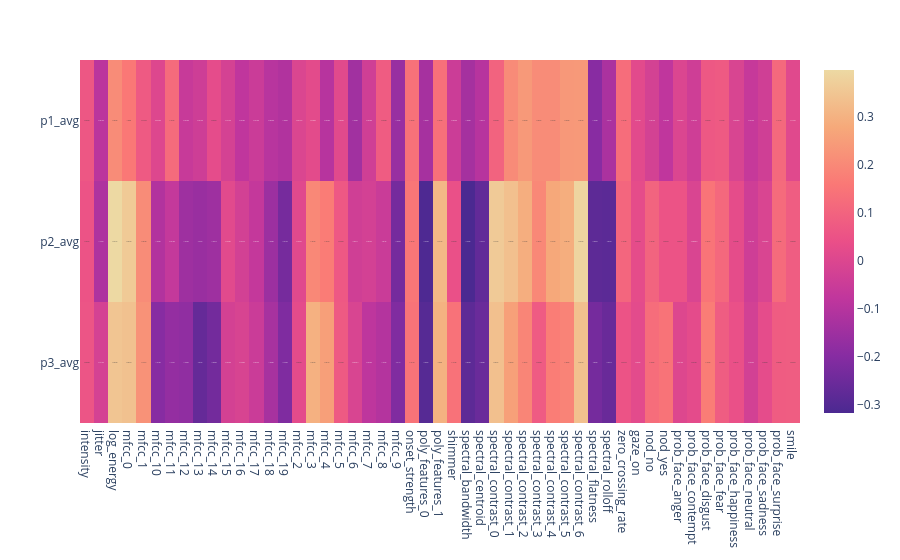

Notebook cell for this chart:
### Code cell
fig_corr

### Figure 1 — Plotly figure (JSON) as saved in the notebook; plotly's stock layout.template omitted (floating-point values rounded to 4 significant figures; data arrays with more than 128 entries replaced by an {"elided": "..."} marker saying what was removed)
{"data": [{"coloraxis": "coloraxis", "hovertemplate": "x: %{x}<br>y: %{y}<br>color: %{z}<extra></extra>", "name": "0", "texttemplate": "%{z}", "type": "heatmap", "x": ["intensity", "jitter", "log_energy", "mfcc_0", "mfcc_1", "mfcc_10", "mfcc_11", "mfcc_12", "mfcc_13", "mfcc_14", "mfcc_15", "mfcc_16", "mfcc_17", "mfcc_18", "mfcc_19", "mfcc_2", "mfcc_3", "mfcc_4", "mfcc_5", "mfcc_6", "mfcc_7", "mfcc_8", "mfcc_9", "onset_strength", "poly_features_0", "poly_features_1", "shimmer", "spectral_bandwidth", "spectral_centroid", "spectral_contrast_0", "spectral_contrast_1", "spectral_contrast_2", "spectral_contrast_3", "spectral_contrast_4", "spectral_contrast_5", "spectral_contrast_6", "spectral_flatness", "spectral_rolloff", "zero_crossing_rate", "gaze_on", "nod_no", "nod_yes", "prob_face_anger", "prob_face_contempt", "prob_face_disgust", "prob_face_fear", "prob_face_happiness", "prob_face_neutral", "prob_face_sadness", "prob_face_surprise", "smile"], "xaxis": "x", "y": ["p1_avg", "p2_avg", "p3_avg"], "yaxis": "y", "z": {"elided": "3x51 float values"}}], "layout": {"coloraxis": {"colorscale": [[0, "rgb(75, 41, 145)"], [0.1667, "rgb(135, 44, 162)"], [0.3333, "rgb(192, 54, 157)"], [0.5, "rgb(234, 79, 136)"], [0.6667, "rgb(250, 120, 118)"], [0.8333, "rgb(246, 169, 122)"], [1, "rgb(237, 217, 163)"]]}, "margin": {"t": 60}, "xaxis": {"anchor": "y", "domain": [0, 1]}, "yaxis": {"anchor": "x", "autorange": "reversed", "domain": [0, 1]}}}
